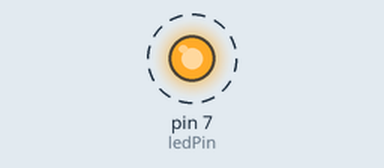
This sketch was run on a simulated Arduino Uno, built with avr-gcc and run on an emulated ATmega328P. On the bench: output pins drawn as LEDs (lit = HIGH). Dashed ring = blinking. What the sketch prints to the serial monitor is not drawn.

Above: at 0.5 s.
Timing chart, 0 to 4.6 s (numbered marks = the images above):
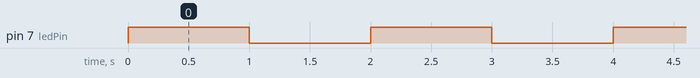

The sketch:

BLINK_LIGHTS.ino
```cpp
# define  ledPin 4
# define ledPin 7
void setup() {

    pinMode(ledPin, OUTPUT);
    Serial.begin (9600);


  // put your setup code here, to run once:

}

void loop() {

    digitalWrite(7, HIGH);
     digitalWrite(4, LOW);

    delay(1000);
    Serial.println("ledPin1 ON");
     digitalWrite(7, LOW);
     digitalWrite(4, HIGH);
      delay(1000);
      Serial.println("ledPin2 OFF");

  // put your main code here, to run repeatedly:

}
```

Measured:
- by itself, pin 7 (ledPin): alternates HIGH for 1.0 s and LOW for 1.0 s
